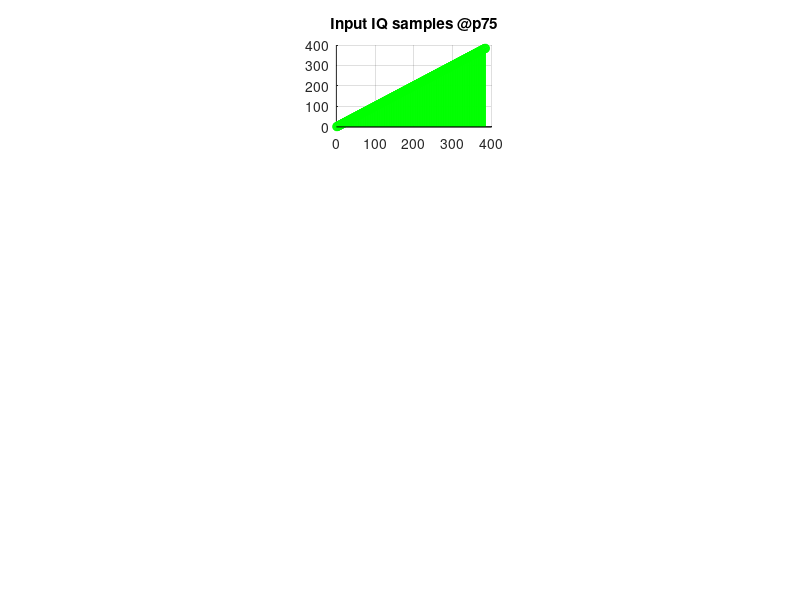

Recreate this plot in MATLAB. (Note: this script raises an error after producing the figure.)
% This program is to generate an input and output sample files for VHA
 % single band Modulation testing at p75 gsps
clc;
clear;
close all;

num_vectors = 12;
num_samples_per_vector = 32;
num_samples = num_vectors * num_samples_per_vector;

for i = 1:num_samples
    input_iq (i) = i;        % ramp
end

n1 = 1:1:num_samples;
subplot(4, 3, 2); grid on; hold on;
stem(n1, input_iq, 'green'); title("Input IQ samples @p75");

% write this into a file which can be sourced while running on FRIO
fileId = fopen("input_samples/modulation/single_band_modulation_p75.txt", "w");
fprintf(fileId, "%08x\n", bitshift(input_iq, 16));
fclose(fileId);

% input_iq should be scaled down before giving as input to the matlab model
scale_factor = 2^-15;
input_iq_to_duc = (input_iq * scale_factor);

% enable w1
config.vha_hbf_stages = [1 0 0 0];

% now do an interpolation
output_iq_from_duc = vha_interpolate(input_iq_to_duc, config);

% now scale the samples up
scale_factor = 2^15;
n2 = 1:1:(numel(output_iq_from_duc));
subplot(4, 3, 4); grid on; hold on;
stem(n2, (real(output_iq_from_duc * scale_factor)), 'red'); title("DUC output 1.5Gsps");
stem(n2, (imag(output_iq_from_duc * scale_factor)), 'blue');

% generate cw0 for the modulation freq = 500Mhz, Fs = 1.5Ghz, Fclk = 1.5Ghz, #sample = 512
Fclk = 1474000;
Fs   = 1474000;
freq = (Fclk / 2);
fprintf("freq = %d KHz, Fs = %d KHz, Fclk = %d KHz\n", freq, Fs, Fclk);
cw0 = nco_pp(freq, Fs, Fclk, length(output_iq_from_duc), 0);    % delay = 0 clk cycle
subplot(4, 3, 7); grid on; hold on;
n3 = 1:1:(length(cw0));
stem(n3, real(cw0), 'red'); title("CW0");
stem(n3, imag(cw0), 'blue');

% now do the modulation and combining
config.vha_bypass = [0 0];
config.vha_conj = [0, 0];
config.active_band = 1;
cw0 = transpose(cw0);
[mod_output_1p5, dummy] = vha_combine(output_iq_from_duc, 0, cw0, 0, config);
mod_output_1p5 = mod_output_1p5 * scale_factor;    % scale up the final output

n2 = 1:1:length(mod_output_1p5);
subplot(4, 3, 10); grid on; hold on;
stem(n2, real(mod_output_1p5), 'red'); title ("Output - 1.5Gsps Modulation");
stem(n2, imag(mod_output_1p5), 'blue');
mod_output_1p5_real = dec2hex(real(mod_output_1p5), 4);
mod_output_1p5_imag = dec2hex(imag(mod_output_1p5), 4);
output_1p5 = strcat(mod_output_1p5_real, mod_output_1p5_imag);
fileId = fopen("output_samples/modulation/p75/single_band_modulation_1p5.txt", "w");
for i = 1:length(output_1p5)
   nbytes = fprintf(fileId,'%8s\n',output_1p5(i,:));
end
fclose(fileId);

% enable w1, w2
config.vha_hbf_stages = [1 1 0 0];

% now do an interpolation
output_iq_from_duc = vha_interpolate(input_iq_to_duc, config);

% now scale the samples up
n2 = 1:1:(numel(output_iq_from_duc));
subplot(4, 3, 5); grid on; hold on;
stem(n2, (real(output_iq_from_duc * scale_factor)), 'red'); title("DUC output 3Gsps");
stem(n2, (imag(output_iq_from_duc * scale_factor)), 'blue');

% generate cw0 for the modulation freq = 750Mhz, Fs = 3Ghz, Fclk = 1.5Ghz
Fs   = 1474000 * 2;
freq = (Fclk / 2);
fprintf("freq = %d KHz, Fs = %d KHz, Fclk = %d KHz\n", freq, Fs, Fclk);
cw0 = nco_pp(freq, Fs, Fclk, length(output_iq_from_duc), 1);
subplot(4, 3, 8); grid on; hold on;
n3 = 1:1:(length(cw0));
stem(n3, real(cw0), 'red'); title("CW0 + 1");
stem(n3, imag(cw0), 'blue');

% now do the modulation and combining
config.vha_bypass = [0 0];
config.vha_conj = [0, 0];
config.active_band = 1;
cw0 = transpose(cw0);
[mod_output_3g, dummy] = vha_combine(output_iq_from_duc, 0, cw0, 0, config);
mod_output_3g = mod_output_3g * scale_factor;    % scale up the final output

n2 = 1:1:length(mod_output_3g);
subplot(4, 3, 11); grid on; hold on;
stem(n2, real(mod_output_3g), 'red'); title ("Output - 3Gsps Modulation");
stem(n2, imag(mod_output_3g), 'blue');
mod_output_3g_real = dec2hex(real(mod_output_3g),4);
mod_output_3g_imag = dec2hex(imag(mod_output_3g),4);
output_3g = strcat(mod_output_3g_real, mod_output_3g_imag);
fileId = fopen("output_samples/modulation/p75/single_band_modulation_3.txt", "w");
for i = 1:length(output_3g)
   nbytes = fprintf(fileId,'%8s\n',output_3g(i,:));
end
fclose(fileId);

% enable w1, w2, w3
config.vha_hbf_stages = [1 1 1 0];

% now do an interpolation
output_iq_from_duc = vha_interpolate(input_iq_to_duc, config);

% now scale the samples up
n2 = 1:1:(numel(output_iq_from_duc));
subplot(4, 3, 6); grid on; hold on;
stem(n2, (real(output_iq_from_duc * scale_factor)), 'red'); title("DUC output 6Gsps");
stem(n2, (imag(output_iq_from_duc * scale_factor)), 'blue');

% generate cw0 for the modulation freq = 750Mhz, Fs = 6Ghz, Fclk = 1.5Ghz
Fs   = 1474000 * 4;
freq = (Fclk / 2);
fprintf("freq = %d KHz, Fs = %d KHz, Fclk = %d KHz\n", freq, Fs, Fclk);
cw0 = nco_pp(freq, Fs, Fclk, length(output_iq_from_duc), 0);
subplot(4, 3, 9); grid on; hold on;
n3 = 1:1:(length(cw0));
stem(n3, real(cw0), 'red'); title("CW0 + 0");
stem(n3, imag(cw0), 'blue');

% now do the modulation and combining
config.vha_bypass = [0 0];
config.vha_conj = [0, 0];
config.active_band = 1;
cw0 = transpose(cw0);
[mod_output_6g, dummy] = vha_combine(output_iq_from_duc, 0, cw0, 0, config);
mod_output_6g = mod_output_6g * scale_factor;

n2 = 1:1:length(mod_output_6g);
subplot(4, 3, 12); grid on; hold on;
stem(n2, real(mod_output_6g), 'red'); title("Output - 6gsps Modulation");
stem(n2, imag(mod_output_6g), 'blue');
mod_output_6g_real = dec2hex(real(mod_output_6g), 4);
mod_output_6g_imag = dec2hex(imag(mod_output_6g), 4);
output_6g = strcat(mod_output_6g_real, mod_output_6g_imag);
fileId = fopen("output_samples/modulation/p75/single_band_modulation_6.txt", "w");
for i = 1:length(output_6g)
   nbytes = fprintf(fileId,'%8s\n',output_6g(i,:));
end
fclose(fileId);
